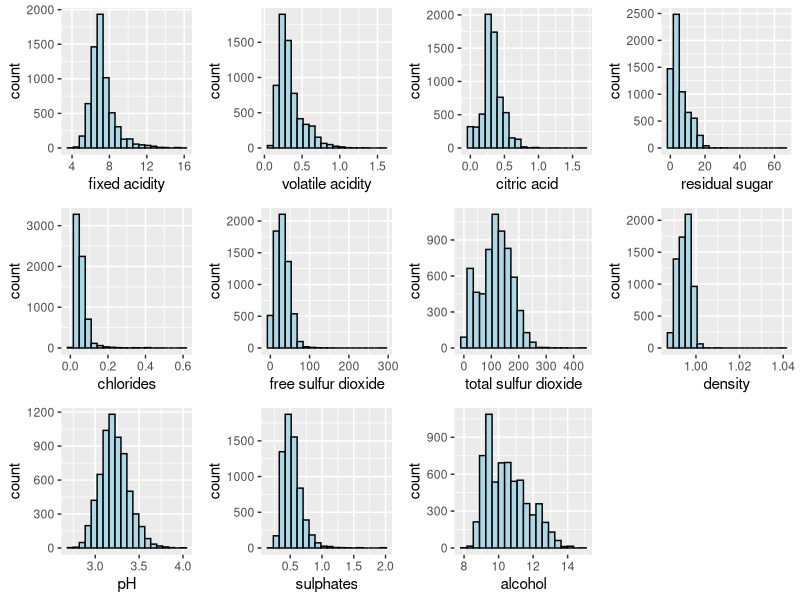

The R source for this figure:
## ---- chunk 1
knitr::opts_chunk$set(echo = FALSE)
## ---- chunk 2

packages = c('ggpubr', 'tidyverse')

for(p in packages){library
  if(!require(p, character.only = T)){
    install.packages(p)
  }
  library(p, character.only = T)
}
## ---- chunk 3
wine <- read_csv("data/wine_quality.csv")
## ---- chunk 4
fa <- ggplot(data=wine, aes(x= `fixed acidity`)) +
  geom_histogram(bins=20, color="black", fill="light blue")
va <- ggplot(data=wine, aes(x= `volatile acidity`)) +
  geom_histogram(bins=20, color="black", fill="light blue")
ca <- ggplot(data=wine, aes(x= `citric acid`)) +
  geom_histogram(bins=20, color="black", fill="light blue")
rs <- ggplot(data=wine, aes(x= `residual sugar`)) +
  geom_histogram(bins=20, color="black", fill="light blue")
ch <- ggplot(data=wine, aes(x= `chlorides`)) +
  geom_histogram(bins=20, color="black", fill="light blue")
fSO2 <- ggplot(data=wine, aes(x= `free sulfur dioxide`)) +
  geom_histogram(bins=20, color="black", fill="light blue")
tSO2 <- ggplot(data=wine, aes(x= `total sulfur dioxide`)) +
  geom_histogram(bins=20, color="black", fill="light blue")
density <- ggplot(data=wine, aes(x= density)) +
  geom_histogram(bins=20, color="black", fill="light blue")
pH <- ggplot(data=wine, aes(x= pH)) +
  geom_histogram(bins=20, color="black", fill="light blue")
sulphates <- ggplot(data=wine, aes(x= sulphates)) +
  geom_histogram(bins=20, color="black", fill="light blue")
alcohol <- ggplot(data=wine, aes(x= alcohol)) +
  geom_histogram(bins=20, color="black", fill="light blue")

ggarrange(fa, va, ca, rs, ch, fSO2, tSO2, density, pH, sulphates, alcohol, 
          ncol = 4, nrow = 3)
